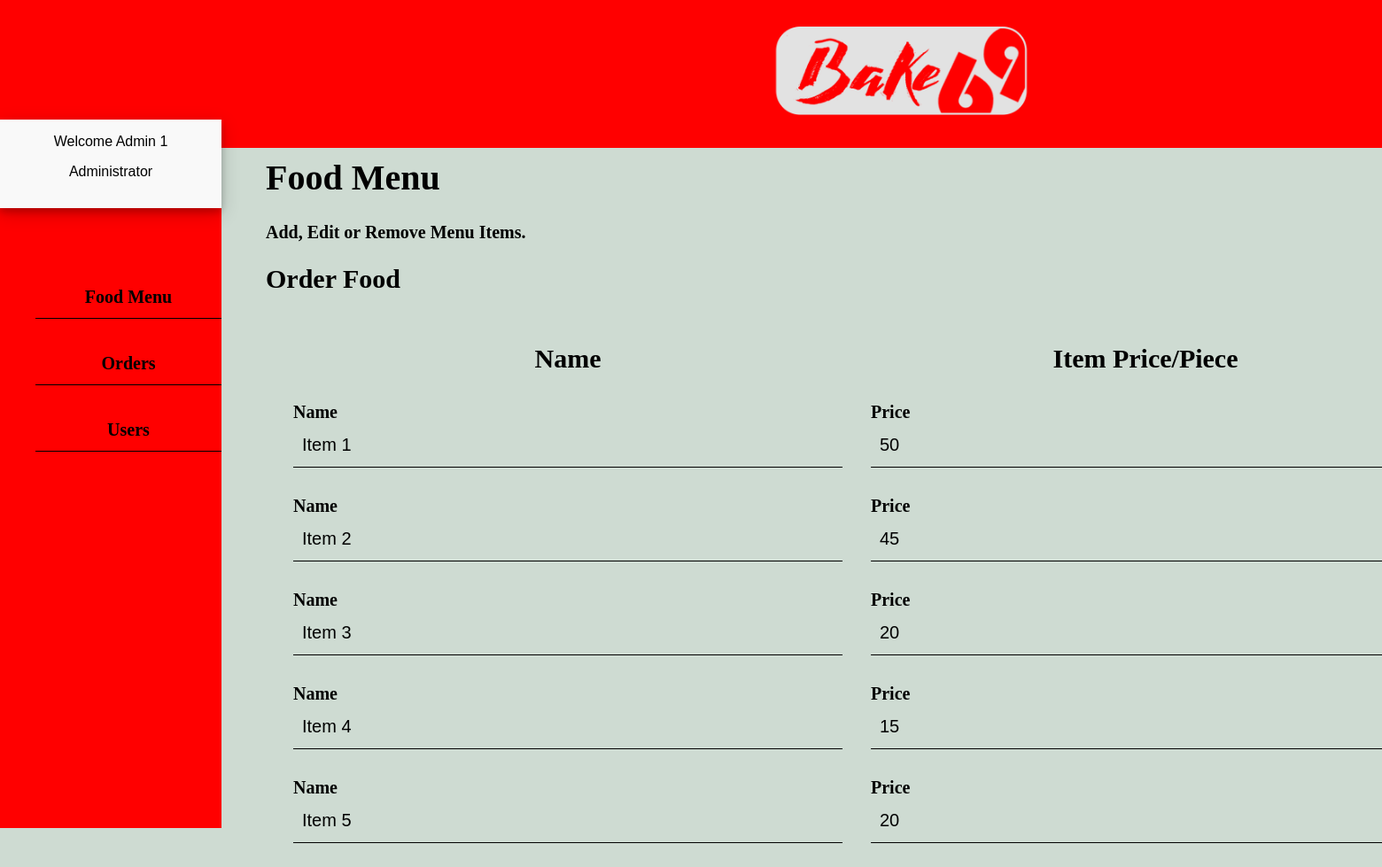
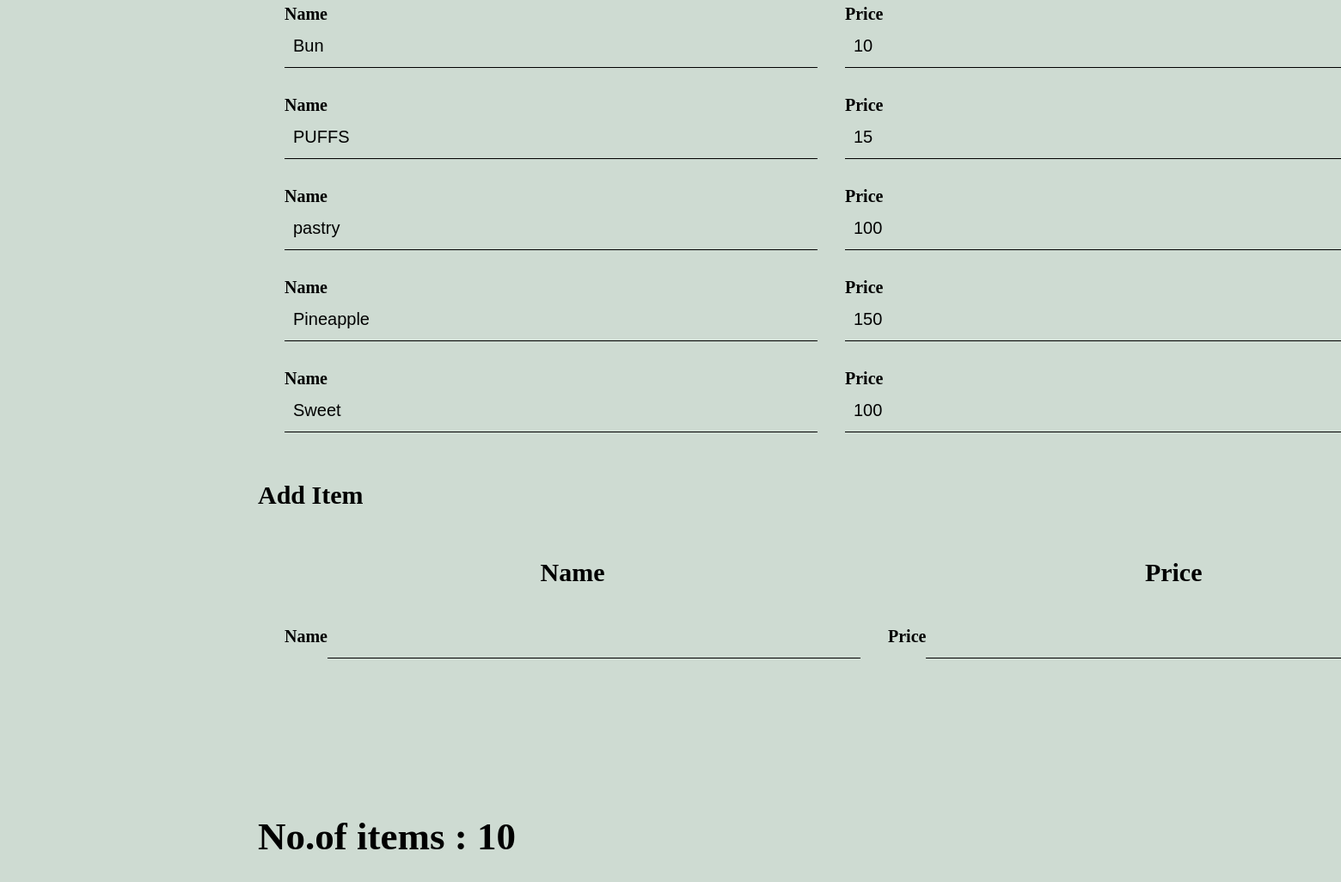
Screenshot of /admin-page.php (signed in) with the database file from the repository (2 pictures, top to bottom).
### tables this page shows
CREATE TABLE `items` (
  `id` int(11) NOT NULL,
  `name` varchar(20) NOT NULL,
  `price` int(11) NOT NULL,
  `deleted` tinyint(4) NOT NULL DEFAULT 0
);

### includes/connect.php (called while the page is built, shortened)
<?php
$name = $_SESSION['name'];
$role = $_SESSION['role'];
?>

### admin-page.php (the view, shortened to what this page needs)
<?php
include 'includes/connect.php';
	if($_SESSION['admin_sid']==session_id())
	{
		?>
<!DOCTYPE html>
<html lang="en">
<head>
	<link rel="stylesheet" href="adminpage.css">
	<header>
		<ul>
			<li style="text-decoration: none;"><img src="2(1).png"></li>
		</ul>
	</header>
</head>
<body>
<div class="side">
	<div class="dropdown">
	  <button class="dropbtn"><?php echo "Welcome  $name";?><br>
		<p class="user-roal"><?php echo $role;?></p></button>
	</div>
<div class="nav">
        <ul>
            <li><a href="index.php"><i class="mdi-editor-border-color"></i> Food Menu</a></li>
						<li><a href="all-orders.php"> Orders</a></li>
            <li><a href="users.php"><i class="mdi-social-person"></i> Users</a></li>
        </ul>
				</div>
</div>
<div class="main">
                <h1>Food Menu</h1>
        <div class="container">
          <p class="caption">Add, Edit or Remove Menu Items.</p>
		  <form class="formValidate" id="formValidate" method="post" action="routers/menu-router.php" novalidate="novalidate">
            <div class="row">
              <div class="col s12 m4 l3">
                <h2 class="header">Order Food</h2>
              </div>
              <div>
				<table cellspacing="30px" width="80px;">
                    <thead>
                      <tr>
                        <th>Name</th>
                        <th>Item Price/Piece</th>
                      </tr>
                    </thead>
                    <tbody>
											<?php
				$result = mysqli_query($con, "SELECT * FROM items");
				while($row = mysqli_fetch_array($result))
				{
					echo '<tr><td><div class="input-field col s12"><label for="'.$row["id"].'_name">Name</label>';
					echo '<input value="'.$row["name"].'" id="'.$row["id"].'_name" name="'.$row['id'].'_name" type="text" data-error=".errorTxt'.$row["id"].'"><div class="errorTxt'.$row["id"].'"></div></td>';
					echo '<td><div class="input-field col s12 "><label for="'.$row["id"].'_price">Price</label>';
					echo '<input value="'.$row["price"].'" id="'.$row["id"].'_price" name="'.$row['id'].'_price" type="text" data-error=".errorTxt'.$row["id"].'"><div class="errorTxt'.$row["id"].'"></div></td>';
					echo '<td>';
					if($row['deleted'] == 0){
						$text1 = 'selected';
						$text2 = '';
					}
					else{
						$text1 = '';
						$text2 = 'selected';
					}
					echo '<select name="'.$row['id'].'_hide">
                      <option value="1"'.$text1.'>Available</option>
                      <option value="2"'.$text2.'>Not Available</option>
                    </select></td></tr>';
				}
				?>
                    </tbody>
</table>
              </div>
            </div>
			</form>
			<div class="add">
		  <form class="formValidate" id="formValidate1" method="post" action="routers/add-item.php" novalidate="novalidate">
                <h2 class="header">Add Item</h2>
              <div>
<table cellspacing="30px">
                    <thead>
                      <tr>
                        <th data-field="id">Name</th>
                        <th data-field="name">Price</th>
                      </tr>
                    </thead>
                    <tbody>
											<?php
												echo '<tr><td><div class="input-field col s12"><label for="name">Name</label>';
												echo '<input id="name" name="name" type="text" data-error=".errorTxt01"><div class="errorTxt01"></div></td>';
												echo '<td><div class="input-field col s12 "><label for="price" class="">Price</label>';
												echo '<input id="price" name="price" type="text" data-error=".errorTxt02"><div class="errorTxt02"></div></td>';
												echo '<td></tr>';
											?>
                    </tbody>
</table>
              </div>
            </div>
          </div>
        </div>
<div class="n" style="margin-left: 300px;">
<?php include('nitems.php'); ?>
</div>
</body>
</html>
<?php
	}
?>

### nitems.php (shortened to what this page needs)
<!DOCTYPE html>
<html lang="en" dir="ltr">
  <head>
  </head>
  <body style="font-size: 30px; font-weight: bolder;">
    <?php
    $servername = "localhost";
    $server_user = "root";
    $server_pass = "";
    $dbname = "bakery";
    $con = new mysqli($servername, $server_user, $server_pass, $dbname);
    $q="CALL `totalitems`();";
    $r=mysqli_query($con,$q);
    while($row=mysqli_fetch_array($r))
    {
      echo '<br><br><br><br>';
      echo "<h2>No.of items : " .$row['total']. "</h2>";
    }
     ?>
  </body>
</html>

### adminpage.css (style rules this page uses)
body { margin: 0; padding: 0; background-color: #cedbd2; margin-bottom: 100px; }
header { background-color: red; padding: 0; position: fixed; width: 100%; list-style-type: none; }
header ul li { text-decoration: none; padding: 0; list-style-type: none; }
header ul li img { height: 100px; margin-left: 750px; list-style-type:none; }
.main { float: left; margin-top: 150px; margin-left: 300px; margin-bottom: 100px; }
.side { width: 250px; height: 100vh; float: left; position: fixed; background-color:red; margin-top:135px; }
.side ul li a { text-decoration: none; font-size: 20px; color: #000; }
.side .nav { margin-top: 70px; margin-left: 0; }
.side .nav ul li { margin-bottom: 20px; border-bottom: 1px solid #000; padding: 10px 10px 10px 10px; text-align: center; text-decoration: none; list-style-type: none; }
.side .nav ul li a { text-decoration: none; list-style-type: none; }
.dropbtn { background-color: #f9f9f9; color: #000; padding: 16px; font-size: 16px; border: none; cursor: pointer; width: 250px; margin-left: 0; box-shadow: 0 4px 8px 0 rgba(0, 0, 0, 0.2), 0 6px 20px 0 rgba(0, 0, 0, 0.19); }
.dropdown { position: relative; display: inline-block; }
.main { font-size: 20px; }
.main form { width: 100%; }
.main input[type=text] { width: 600px; height: 30px; background-color: none; border: none; border-bottom: 1px solid #000; font-size: 20px; padding: 10px; background: transparent; }
.main th { font-size: 30px; }

### rows the page displays
items: name "Item 1", price "50"
items: name "Item 2", price "45"
items: name "Item 3", price "20"
items: name "Item 4", price "15"
items: name "Item 5", price "20"
items: name "Bun", price "10"
items: name "PUFFS", price "15"
items: name "pastry", price "100"
items: name "Pineapple", price "150"
items: name "Sweet", price "100"

### other values shown
$name "Admin 1"
$role "Administrator"
$row['total'] "10"
